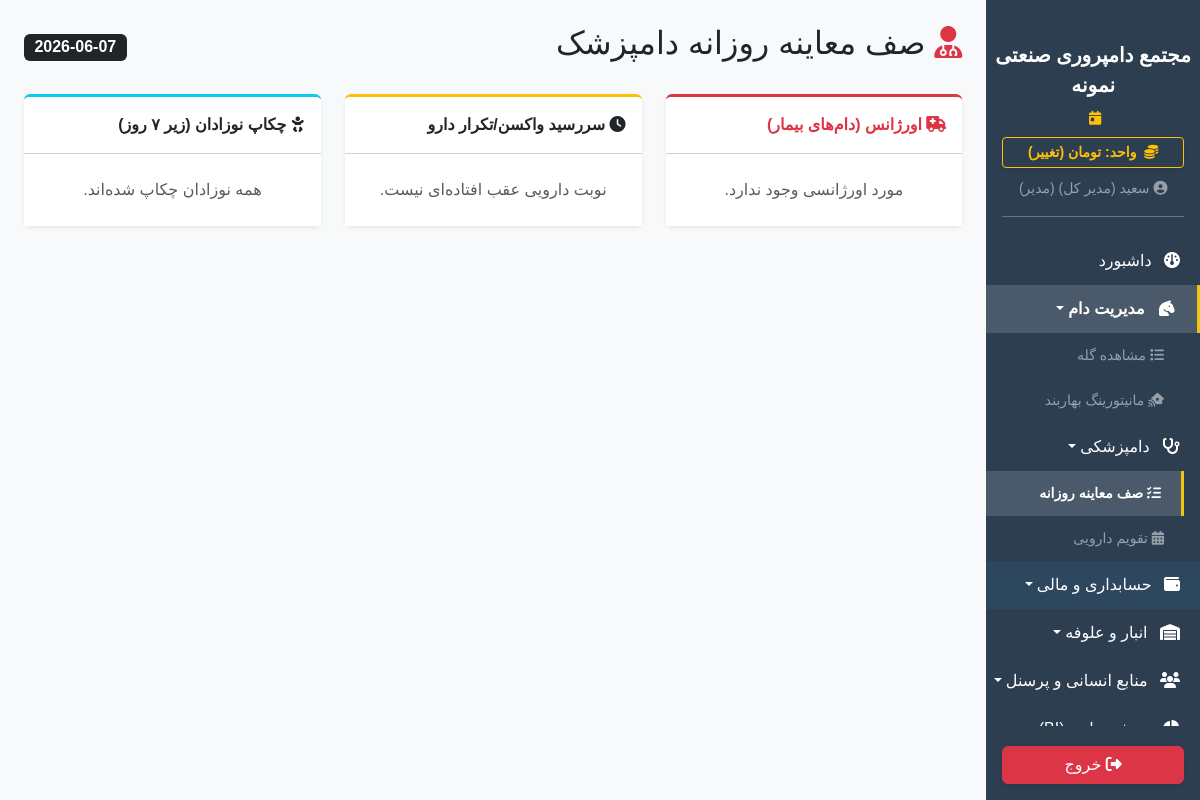
The page /livestock/vet_queue (signed in) on the database as committed earlier.
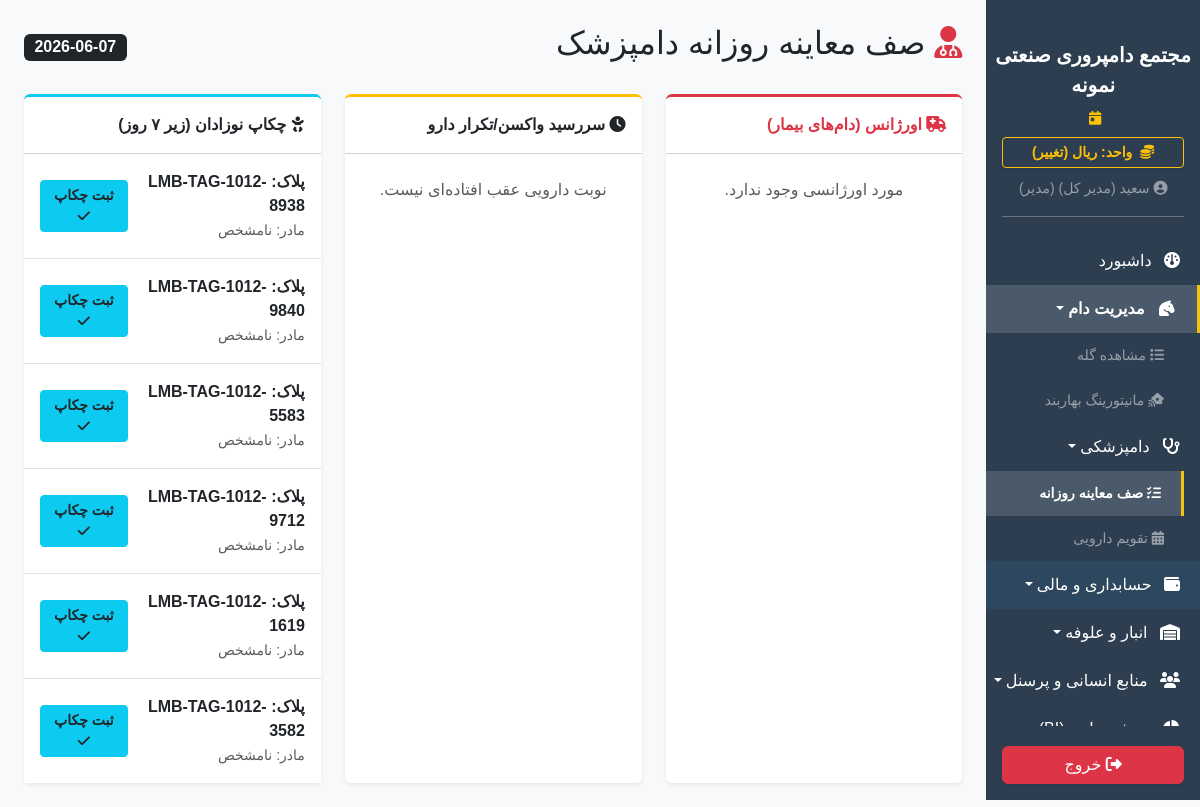
The same page on the database as committed later.
### app/models.py (models this page shows)
class SystemSetting(db.Model):
    id = db.Column(db.Integer, primary_key=True)
    key = db.Column(db.String(50), unique=True, nullable=False)
    value = db.Column(db.String(255), nullable=False)
    description = db.Column(db.String(255), nullable=True)

class User(UserMixin, db.Model):
    id = db.Column(db.Integer, primary_key=True)
    username = db.Column(db.String(50), unique=True, nullable=False)
    password_hash = db.Column(db.String(255), nullable=False)
    name = db.Column(db.String(100), nullable=False)
    role = db.Column(db.String(20), default='کارگر') # مدیر، دامپزشک، حسابدار، کارگر
    can_view_livestock = db.Column(db.Boolean, default=False)
    can_view_finance = db.Column(db.Boolean, default=False)
    can_view_inventory = db.Column(db.Boolean, default=False)
    can_view_hr = db.Column(db.Boolean, default=False)
    can_view_reports = db.Column(db.Boolean, default=False)
    can_view_settings = db.Column(db.Boolean, default=False)

class Sheep(db.Model):
    id = db.Column(db.Integer, primary_key=True)
    ear_tag = db.Column(db.String(50), unique=True, nullable=False)
    breed = db.Column(db.String(50), nullable=True)
    gender = db.Column(db.String(20), nullable=False)
    birth_date = db.Column(db.Date, nullable=True)
    entry_date = db.Column(db.DateTime, default=datetime.utcnow)
    weight = db.Column(Numeric(18, 2), nullable=True)
    purchase_price = db.Column(Numeric(18, 2), default=0.0)
    last_heat_date = db.Column(db.Date, nullable=True)
    target_weight = db.Column(Numeric(18, 2), nullable=True)
    sale_price = db.Column(Numeric(18, 2), default=0.0)
    sale_date = db.Column(db.Date, nullable=True)
    buyer_category_id = db.Column(db.Integer, db.ForeignKey('buyer_category.id'), nullable=True)
    buyer_category = db.relationship('BuyerCategory', backref='sold_sheeps')
    status = db.Column(db.String(50), default='زنده و سالم')
    purpose = db.Column(db.String(50), nullable=True)
    qr_code_path = db.Column(db.String(200), nullable=True)
    death_reason = db.Column(db.String(200), nullable=True)
    is_starred = db.Column(db.Boolean, default=False)
    mother_id = db.Column(db.Integer, db.ForeignKey('sheep.id', ondelete='SET NULL'), nullable=True, index=True)
    father_id = db.Column(db.Integer, db.ForeignKey('sheep.id', ondelete='SET NULL'), nullable=True, index=True)
    feed_ration_id = db.Column(db.Integer, db.ForeignKey('feed_ration.id', ondelete='SET NULL'), nullable=True, index=True)
    pen_id = db.Column(db.Integer, db.ForeignKey('pen.id', ondelete='SET NULL'), nullable=True, index=True)
    ration = db.relationship('FeedRation', backref='sheep_list')
    weight_records = db.relationship('WeightRecord', backref='sheep', lazy=True, cascade="all, delete-orphan")
    medical_records = db.relationship('MedicalRecord', backref='sheep', lazy=True, cascade="all, delete-orphan")
    birth_records = db.relationship('BirthRecord', foreign_keys='BirthRecord.mother_id', backref='mother', lazy=True, cascade="all, delete-orphan")
    lactation_records = db.relationship('LactationRecord', backref='sheep', lazy=True, cascade="all, delete-orphan")

### app/blueprints/livestock.py (the view)
@livestock_bp.route('/vet_queue')
@login_required
def vet_queue():
    today = datetime.now(UTC).date()
    today = datetime.now(UTC).date()
    sick_sheep = Sheep.query.filter_by(status='بیمار').all()
    due_meds = MedicalRecord.query.filter(MedicalRecord.next_date != None, MedicalRecord.next_date <= today).all()
    due_ids = [m.sheep_id for m in due_meds]
    med_sheep = Sheep.query.filter(Sheep.id.in_(due_ids)).all() if due_ids else []
    newborns = [s for s in Sheep.query.filter(Sheep.birth_date >= today - timedelta(days=7)).all() if not MedicalRecord.query.filter_by(sheep_id=s.id, medicine_name="چکاپ سلامت نوزاد").first()]
    return render_template('livestock/vet_queue.html', sick_sheep=sick_sheep, med_sheep=med_sheep, newborns=newborns, templates=TreatmentTemplate.query.all(), today=today)

### app/templates/livestock/vet_queue.html (shortened to what this page needs)
{% extends 'base.html' %}
{% block content %}
<div class="d-flex justify-content-between align-items-center mb-4">
    <h2><i class="fa-solid fa-user-doctor text-danger"></i> صف معاینه روزانه دامپزشک</h2>
    <span class="badge bg-dark fs-6">{{ today.strftime('%Y-%m-%d') }}</span>
</div>
<div class="row g-4">
    <div class="col-lg-4">
        <div class="card border-0 shadow-sm border-top border-danger border-3 h-100">
            <div class="card-header bg-white fw-bold py-3 text-danger"><i class="fa-solid fa-truck-medical"></i> اورژانس (دام‌های بیمار)</div>
            <div class="card-body p-0">
                <ul class="list-group list-group-flush">
                    {% for sheep in sick_sheep %}
                    <li class="list-group-item py-3">
                        <div class="d-flex justify-content-between align-items-center mb-2">
                            <span class="fw-bold fs-5">{{ sheep.ear_tag }}</span>
                            <span class="badge bg-danger">{{ sheep.pen.name if sheep.pen else 'بهاربند نامشخص' }}</span>
                        </div>
                        <div class="d-flex gap-1 mt-2">
                            <button class="btn btn-sm btn-danger w-50" data-bs-toggle="modal" data-bs-target="#protocolModal{{ sheep.id }}">پروتکل درمانی</button>
                            <a href="{{ url_for('livestock.mark_healthy', id=sheep.id) }}" class="btn btn-sm btn-success w-50" onclick="return confirm('دام به عنوان سالم ترخیص شود؟')"><i class="fa-solid fa-check"></i> ترخیص</a>
                        </div>
                    </li>
                    <div class="modal fade" id="protocolModal{{ sheep.id }}" tabindex="-1">
                        <div class="modal-dialog"><div class="modal-content"><div class="modal-header"><h5 class="modal-title text-danger">اعمال پروتکل - پلاک {{ sheep.ear_tag }}</h5><button type="button" class="btn-close" data-bs-dismiss="modal"></button></div>
                                <form action="{{ url_for('livestock.apply_protocol', id=sheep.id) }}" method="POST">
                                    <div class="modal-body">
                                        <select name="template_id" class="form-select" required>
                                            <option value="">انتخاب پروتکل درمانی...</option>
                                            {% for t in templates %}<option value="{{ t.id }}">{{ t.name }}</option>{% endfor %}
                                        </select>
                                    </div>
                                    <div class="modal-footer"><button type="submit" class="btn btn-danger w-100">اجرا و خروج از صف</button></div>
                                </form>
                            </div></div></div>
                    {% else %}
                    <li class="list-group-item text-center py-4 text-muted">مورد اورژانسی وجود ندارد.</li>
                    {% endfor %}
                </ul>
            </div>
        </div>
    </div>
    <div class="col-lg-4">
        <div class="card border-0 shadow-sm border-top border-warning border-3 h-100">
            <div class="card-header bg-white fw-bold py-3 text-warning text-dark"><i class="fa-solid fa-clock"></i> سررسید واکسن/تکرار دارو</div>
            <div class="card-body p-0">
                <ul class="list-group list-group-flush">
                    {% for med in due_meds %}
                    <li class="list-group-item py-3">
                        <div class="d-flex justify-content-between align-items-center mb-2">
                            <span class="fw-bold">{{ med.medicine_name }}</span>
                            <span class="badge bg-secondary">پلاک {{ med.sheep.ear_tag }}</span>
                        </div>
                        <a href="{{ url_for('livestock.mark_med_done', med_id=med.id) }}" class="btn btn-sm btn-warning text-dark w-100 fw-bold">ثبت انجام شد <i class="fa-solid fa-check"></i></a>
                    </li>
                    {% else %}
                    <li class="list-group-item text-center py-4 text-muted">نوبت دارویی عقب افتاده‌ای نیست.</li>
                    {% endfor %}
                </ul>
            </div>
        </div>
    </div>
    <div class="col-lg-4">
        <div class="card border-0 shadow-sm border-top border-info border-3 h-100">
            <div class="card-header bg-white fw-bold py-3 text-info text-dark"><i class="fa-solid fa-baby"></i> چکاپ نوزادان (زیر ۷ روز)</div>
            <div class="card-body p-0">
                <ul class="list-group list-group-flush">
                    {% for sheep in newborns %}
                    <li class="list-group-item py-3 d-flex justify-content-between align-items-center">
                        <div>
                            <span class="fw-bold d-block">پلاک: {{ sheep.ear_tag }}</span>
                            <small class="text-muted">مادر: {{ sheep.mother.ear_tag if sheep.mother else 'نامشخص' }}</small>
                        </div>
                        <a href="{{ url_for('livestock.mark_newborn_checked', id=sheep.id) }}" class="btn btn-sm btn-info text-dark fw-bold">ثبت چکاپ <i class="fa-solid fa-check"></i></a>
                    </li>
                    {% else %}
                    <li class="list-group-item text-center py-4 text-muted">همه نوزادان چکاپ شده‌اند.</li>
                    {% endfor %}
                </ul>
            </div>
        </div>
    </div>
</div>
{% endblock %}

### app/templates/base.html (shortened to what this page needs)
<!DOCTYPE html>
<html lang="fa" dir="rtl">
<head>
    <link href="https://cdn.jsdelivr.net/gh/rastikerdar/vazirmatn@v33.003/Vazirmatn-font-face.css" rel="stylesheet">
    <link rel="stylesheet" href="https://unpkg.com/persian-datepicker@1.2.0/dist/css/persian-datepicker.min.css">
    <link rel="stylesheet" href="https://cdn.jsdelivr.net/npm/bootstrap@5.3.2/dist/css/bootstrap.rtl.min.css">
    <link rel="stylesheet" href="https://cdnjs.cloudflare.com/ajax/libs/font-awesome/6.4.2/css/all.min.css">
    <link rel="stylesheet" href="{{ url_for('static', filename='css/style.css') }}">
</head>
<body>
    <div class="d-flex" id="wrapper">
        <div class="sidebar-bg d-flex flex-column" id="sidebar-wrapper">
            <div class="sidebar-heading text-center pt-3 pb-2 text-white">
                <div class="fs-5 fw-bold">{{ system_settings.get('farm_name', 'دامداری من') }}</div>
            </div>
            <div class="text-center text-warning small mb-2 px-3">
                <i class="fa-solid fa-calendar-day me-1"></i>
            </div>
            <div class="px-3 mb-2">
                <a href="{{ url_for('dashboard.toggle_currency') }}" class="btn btn-sm btn-outline-warning w-100 fw-bold shadow-sm">
                    <i class="fa-solid fa-coins me-1"></i> واحد: {{ get_system_currency_from_settings() }} (تغییر)
                </a>
            </div>
            <div class="text-center text-white-50 mb-3 pb-3 border-bottom border-secondary mx-3">
                <small><i class="fa-solid fa-circle-user"></i> {% if current_user.is_authenticated %}{{ current_user.name }} ({{ current_user.role }}){% endif %}</small>
            </div>
            <div class="list-group list-group-flush my-1" id="sidebar-accordion" style="overflow-y: auto;">
                <a href="{{ url_for('dashboard.index') }}" class="list-group-item list-group-item-action bg-transparent text-white "><i class="fa-solid fa-gauge me-2"></i> داشبورد</a>
                {% if current_user.is_authenticated %}
                    {% if current_user.can_view_livestock %}
                    <a href="#livestockSubmenu" data-bs-toggle="collapse" class="list-group-item list-group-item-action bg-transparent text-white dropdown-toggle {% if request.blueprint == 'livestock' %}active-sidebar-link{% endif %}"><i class="fa-solid fa-horse-head me-2"></i> مدیریت دام</a>
                    <div class="collapse ps-3 {% if request.blueprint == 'livestock' %}show{% endif %}" id="livestockSubmenu" data-bs-parent="#sidebar-accordion">
                        <a href="{{ url_for('livestock.index') }}" class="list-group-item list-group-item-action bg-transparent text-white-50 small border-0 "><i class="fa-solid fa-list"></i> مشاهده گله</a>
                        <a href="{{ url_for('livestock.pen_dashboard') }}" class="list-group-item list-group-item-action bg-transparent text-white-50 small border-0 "><i class="fa-solid fa-house-signal"></i> مانیتورینگ بهاربند</a>
                    </div>
                    {% if current_user.role in ['مدیر', 'دامپزشک'] %}
                    <a href="#vetSubmenu" data-bs-toggle="collapse" class="list-group-item list-group-item-action bg-transparent text-white dropdown-toggle"><i class="fa-solid fa-stethoscope me-2"></i> دامپزشکی</a>
                    <div class="collapse ps-3 {% if request.endpoint in ['livestock.vet_queue', 'livestock.medical_overview'] %}show{% endif %}" id="vetSubmenu" data-bs-parent="#sidebar-accordion">
                        <a href="{{ url_for('livestock.vet_queue') }}" class="list-group-item list-group-item-action bg-transparent text-white-50 small border-0 {% if request.path == url_for('livestock.vet_queue') %}active-sidebar-link{% endif %}"><i class="fa-solid fa-list-check"></i> صف معاینه روزانه</a>
                        <a href="{{ url_for('livestock.medical_overview') }}" class="list-group-item list-group-item-action bg-transparent text-white-50 small border-0 "><i class="fa-solid fa-calendar-days"></i> تقویم دارویی</a>
                    </div>
                    {% endif %}
                    {% endif %}
                    {% if current_user.can_view_finance %}
                    <a href="#financeSubmenu" data-bs-toggle="collapse" class="list-group-item list-group-item-action bg-transparent text-white dropdown-toggle finance-menu-item " ><i class="fa-solid fa-wallet me-2"></i> حسابداری و مالی</a>
                    {% endif %}
                    {% if current_user.can_view_inventory or current_user.role == 'مدیر' %}
                    <a href="#inventorySubmenu" data-bs-toggle="collapse" class="list-group-item list-group-item-action bg-transparent text-white dropdown-toggle {% if request.blueprint == 'inventory' %}active-sidebar-link{% endif %}"><i class="fa-solid fa-warehouse me-2"></i> انبار و علوفه</a>
                    {% endif %}
                    {% if current_user.can_view_hr or current_user.role == 'مدیر' %}
                    <a href="#hrSubmenu" data-bs-toggle="collapse" class="list-group-item list-group-item-action bg-transparent text-white dropdown-toggle {% if request.blueprint == 'hr' %}active-sidebar-link{% endif %}"><i class="fa-solid fa-users me-2"></i> منابع انسانی و پرسنل</a>
                    {% endif %}
                    {% if current_user.can_view_reports or current_user.role == 'مدیر' %}
                    <a href="#biSubmenu" data-bs-toggle="collapse" class="list-group-item list-group-item-action bg-transparent text-white dropdown-toggle "><i class="fa-solid fa-chart-pie me-2"></i> </a>
                    {% endif %}
                    {% endif %}
            </div>
            <div class="mt-auto p-3 w-100">
                <a href="{{ url_for('auth.logout') }}" class="btn btn-danger w-100 shadow-sm"><i class="fa-solid fa-right-from-bracket"></i> خروج</a>
            </div>
        </div>
        <div id="page-content-wrapper" class="w-100 bg-light" style="overflow-x: hidden;">
            <div class="container-fluid p-4">{% block content %}{% endblock %}</div>
        </div>
    </div>
</body>
</html>

Rows that differ between the two databases and show on the page:
changed SystemSetting: value "تومان" → "ریال"
added Sheep: ear_tag "LMB-TAG-1012-8938", mother "نامشخص"
added Sheep: ear_tag "LMB-TAG-1012-9840", mother "نامشخص"
added Sheep: ear_tag "LMB-TAG-1012-5583", mother "نامشخص"
added Sheep: ear_tag "LMB-TAG-1012-9712", mother "نامشخص"
added Sheep: ear_tag "LMB-TAG-1012-1619", mother "نامشخص"
added Sheep: ear_tag "LMB-TAG-1012-3582", mother "نامشخص"
Other text that changed with them:
text no longer shown: "همه نوزادان چکاپ شده‌اند."
